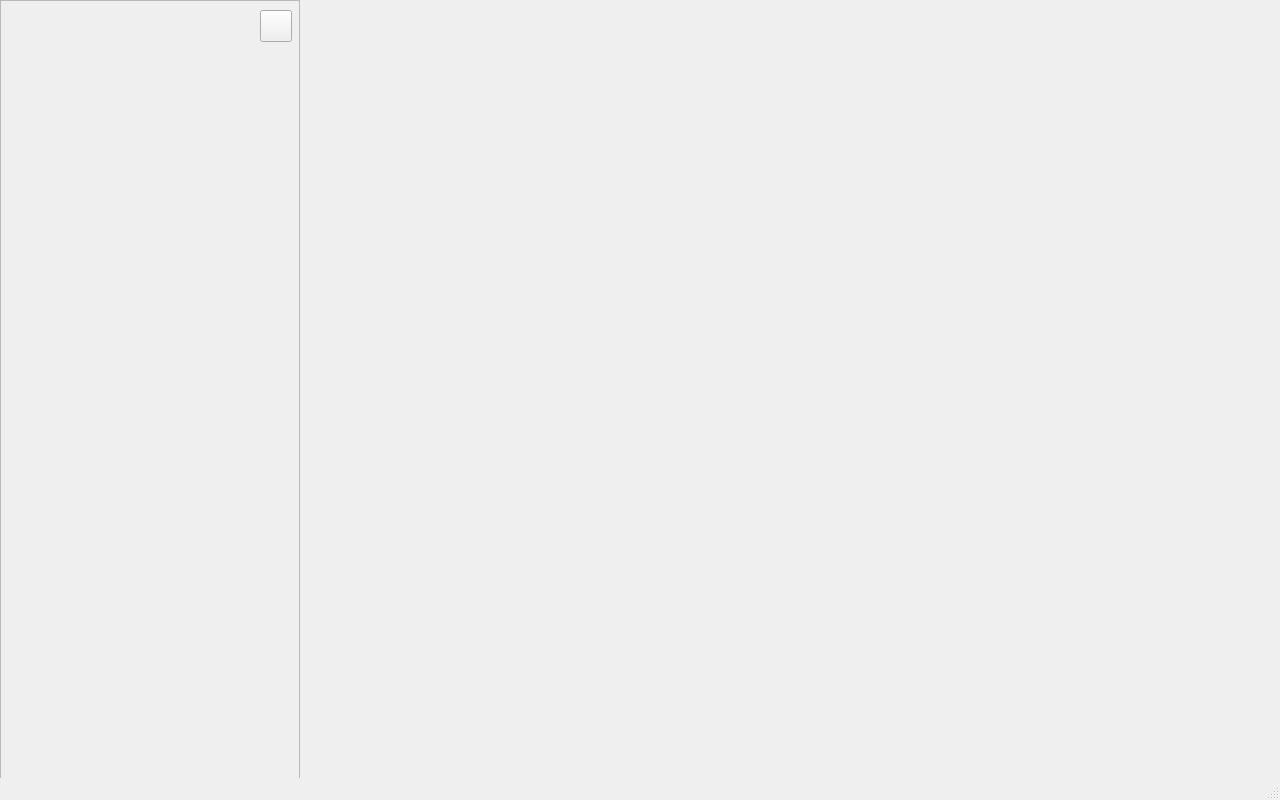
<?xml version="1.0" encoding="UTF-8"?>
<ui version="4.0">
 <class>MainWindow</class>
 <widget class="QMainWindow" name="MainWindow">
  <property name="geometry">
   <rect>
    <x>0</x>
    <y>0</y>
    <width>1280</width>
    <height>800</height>
   </rect>
  </property>
  <property name="windowTitle">
   <string>MainWindow</string>
  </property>
  <widget class="QWidget" name="centralwidget">
   <widget class="QFrame" name="frame_left_menu">
    <property name="geometry">
     <rect>
      <x>0</x>
      <y>0</y>
      <width>300</width>
      <height>800</height>
     </rect>
    </property>
    <property name="frameShape">
     <enum>QFrame::StyledPanel</enum>
    </property>
    <property name="frameShadow">
     <enum>QFrame::Raised</enum>
    </property>
    <widget class="QPushButton" name="btn_menu_toggle">
     <property name="geometry">
      <rect>
       <x>260</x>
       <y>10</y>
       <width>32</width>
       <height>32</height>
      </rect>
     </property>
     <property name="text">
      <string/>
     </property>
     <property name="icon">
      <iconset>
       <normaloff>images/button/navigation-left-3.png</normaloff>
       <normalon>images/button/navigation-menu.png</normalon>images/button/navigation-left-3.png</iconset>
     </property>
     <property name="checkable">
      <bool>true</bool>
     </property>
    </widget>
   </widget>
  </widget>
  <widget class="QStatusBar" name="statusbar"/>
 </widget>
 <resources/>
 <connections/>
</ui>
